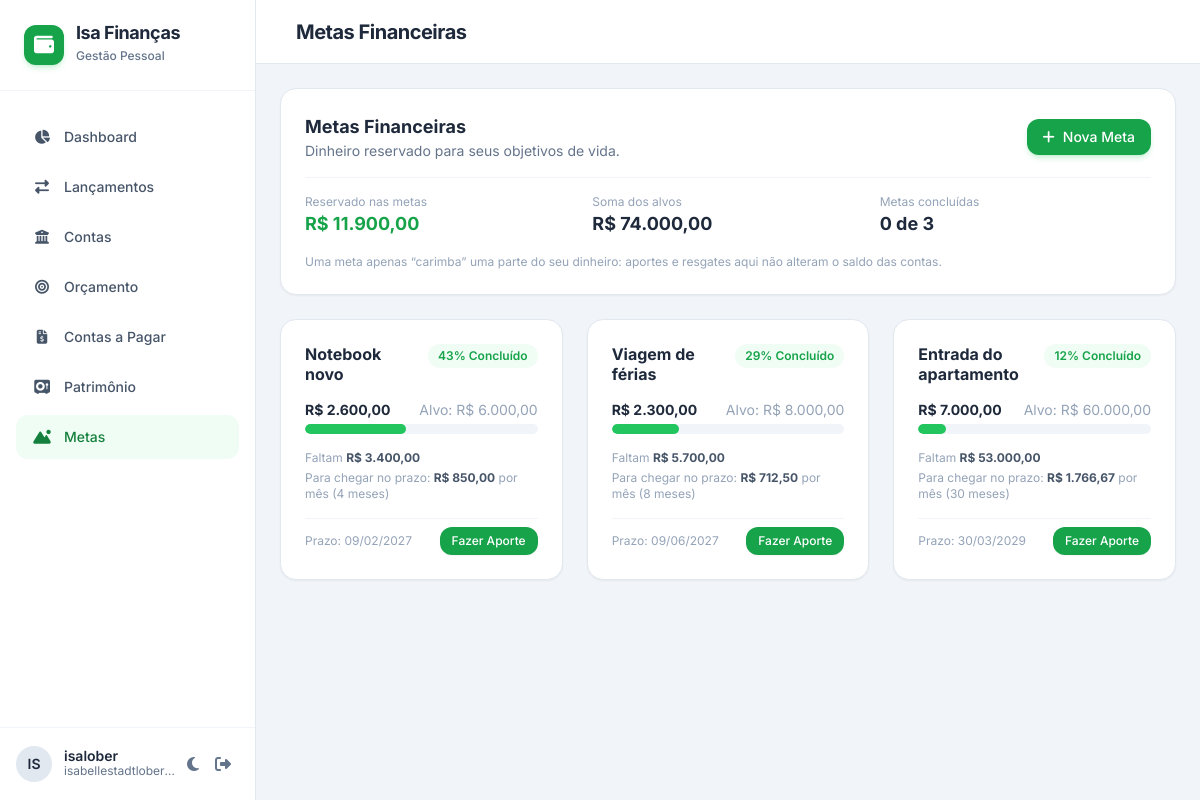
/metas/ (signed in), run on the app's committed database.
### apps/metas/models.py (models this page shows, shortened)
class Meta(models.Model):
    nome = models.CharField(max_length=100)
    valor_alvo = models.DecimalField(max_digits=14, decimal_places=2)
    prazo = models.DateField(null=True, blank=True)
    class Meta:
        ordering = ["prazo", "nome"]

### apps/metas/views.py (the view)
# urls.py: path("", views.lista, name="lista"),
@login_required
def lista(request):
    itens = services.metas_com_resumo()
    return render(request, "metas/lista.html", {"itens": itens, "totais": services.totais(itens)})

### apps/core/templatetags/formatos.py (called while the page is built)
def formatar_brl(valor):
    valor = Decimal(valor or 0)
    sinal = "-" if valor < 0 else ""
    inteiro, frac = f"{abs(valor):,.2f}".split(".")
    return f"{sinal}R$ {inteiro.replace(',', '.')},{frac}"

@register.filter
def brl(valor):
    return formatar_brl(valor)

### apps/metas/services.py (called while the page is built)
def _resumir(meta, reservado, hoje):
    faltam = max(meta.valor_alvo - reservado, ZERO)
    concluida = reservado >= meta.valor_alvo
    pct = float(min(reservado / meta.valor_alvo * 100, 100)) if meta.valor_alvo else 0.0
    item = {
        "meta": meta,
        "reservado": reservado,
        "faltam": faltam,
        "pct": pct,
        "concluida": concluida,
        "atrasada": False,
        "meses": None,
        "sugestao_mensal": None,
    }
    if meta.prazo and not concluida:
        dias = (meta.prazo - hoje).days
        if dias < 0:
            item["atrasada"] = True
        else:
            meses = max(1, ceil(dias / 30))
            item["meses"] = meses
            item["sugestao_mensal"] = faltam / meses
    return item

def metas_com_resumo(hoje=None):
    hoje = hoje or date.today()
    metas = Meta.objects.annotate(
        total_reservado=Coalesce(
            Sum("aportes__valor"), Value(ZERO), output_field=DecimalField(max_digits=14, decimal_places=2)
        )
    )
    itens = [_resumir(m, m.total_reservado, hoje) for m in metas]
    itens.sort(key=lambda i: (i["concluida"], i["meta"].prazo is None, i["meta"].prazo or date.max, i["meta"].nome))
    return itens

def totais(itens):
    return {
        "reservado": sum((i["reservado"] for i in itens), ZERO),
        "alvo": sum((i["meta"].valor_alvo for i in itens), ZERO),
        "concluidas": sum(1 for i in itens if i["concluida"]),
        "total": len(itens),
    }

### templates/metas/lista.html (shortened to what this page needs)
{% extends "base.html" %}
{% load formatos %}
{% block h1 %}Metas Financeiras{% endblock %}
{% block content %}
<div class="space-y-6">
  <div class="bg-white dark:bg-slate-800 p-6 rounded-2xl border border-slate-200 dark:border-slate-700 shadow-sm space-y-4">
    <div class="flex flex-col md:flex-row md:items-center justify-between gap-4">
      <div>
        <h3 class="font-bold text-lg">Metas Financeiras</h3>
        <p class="text-sm text-slate-500 dark:text-slate-400">Dinheiro reservado para seus objetivos de vida.</p>
      </div>
      <a href="{% url 'metas:nova' %}" class="bg-brand-600 hover:bg-brand-700 text-white font-medium px-4 py-2 rounded-xl text-sm transition-colors flex items-center justify-center space-x-2 shadow-md shadow-brand-500/20">
        <i class="fa-solid fa-plus"></i><span>Nova Meta</span>
      </a>
    </div>
    <div class="grid grid-cols-1 sm:grid-cols-3 gap-4 pt-4 border-t border-slate-100 dark:border-slate-700/50">
      <div>
        <span class="text-xs text-slate-400 block">Reservado nas metas</span>
        <span class="font-bold text-lg text-brand-600 dark:text-brand-400">{{ totais.reservado|brl }}</span>
      </div>
      <div>
        <span class="text-xs text-slate-400 block">Soma dos alvos</span>
        <span class="font-bold text-lg">{{ totais.alvo|brl }}</span>
      </div>
      <div>
        <span class="text-xs text-slate-400 block">Metas concluídas</span>
        <span class="font-bold text-lg">{{ totais.concluidas }} de {{ totais.total }}</span>
      </div>
    </div>
    <p class="text-xs text-slate-400">Uma meta apenas “carimba” uma parte do seu dinheiro: aportes e resgates aqui não alteram o saldo das contas.</p>
  </div>
  <div class="grid grid-cols-1 md:grid-cols-2 lg:grid-cols-3 gap-6">
    {% for i in itens %}
    <div class="bg-white dark:bg-slate-800 p-6 rounded-2xl border border-slate-200 dark:border-slate-700 shadow-sm space-y-4 flex flex-col">
      <div class="flex items-start justify-between gap-3">
        <h4 class="font-bold text-base leading-tight"><a href="{% url 'metas:detalhe' i.meta.pk %}" class="hover:underline">{{ i.meta.nome }}</a></h4>
        {% if i.concluida %}<span class="text-xs font-semibold px-2.5 py-1 rounded-full bg-emerald-50 text-emerald-600 shrink-0"><i class="fa-solid fa-check mr-1"></i>Atingida</span>
        {% elif i.atrasada %}<span class="text-xs font-semibold px-2.5 py-1 rounded-full bg-rose-50 text-rose-600 shrink-0">Prazo vencido</span>
        {% else %}<span class="text-xs font-semibold px-2.5 py-1 rounded-full bg-brand-50 text-brand-600 dark:bg-brand-950/40 shrink-0">{{ i.pct|floatformat:0 }}% Concluído</span>{% endif %}
      </div>
      <div>
        <div class="flex justify-between text-sm mb-1">
          <span class="font-bold">{{ i.reservado|brl }}</span>
          <span class="text-slate-400">Alvo: {{ i.meta.valor_alvo|brl }}</span>
        </div>
        <div class="w-full bg-slate-100 dark:bg-slate-700 h-2.5 rounded-full overflow-hidden">
          <div class="h-full rounded-full {% if i.concluida %}bg-emerald-500{% else %}bg-brand-500{% endif %}" style="width: {{ i.pct|floatformat:'1u' }}%;"></div>
        </div>
      </div>
      <div class="text-xs text-slate-400 space-y-1 flex-1">
        {% if i.concluida %}
          <p>Parabéns! Você alcançou o valor alvo.</p>
        {% else %}
          <p>Faltam <strong class="text-slate-600 dark:text-slate-300">{{ i.faltam|brl }}</strong></p>
          {% if i.sugestao_mensal %}<p>Para chegar no prazo: <strong class="text-slate-600 dark:text-slate-300">{{ i.sugestao_mensal|brl }}</strong> por mês ({{ i.meses }} {% if i.meses == 1 %}mês{% else %}meses{% endif %})</p>{% endif %}
        {% endif %}
      </div>
      <div class="flex items-center justify-between pt-2 border-t border-slate-100 dark:border-slate-700/50 text-xs">
        <span class="text-slate-400">{% if i.meta.prazo %}Prazo: {{ i.meta.prazo|date:"d/m/Y" }}{% else %}Sem prazo{% endif %}</span>
        <a href="{% url 'metas:aporte' i.meta.pk %}" class="px-3 py-1.5 bg-brand-600 hover:bg-brand-700 text-white font-medium rounded-xl transition-colors shadow-sm">Fazer Aporte</a>
      </div>
    </div>
    {% empty %}
    <p class="text-sm text-slate-400 col-span-full text-center py-10">Nenhuma meta ainda. Clique em “Nova Meta” para criar a primeira.</p>
    {% endfor %}
  </div>
</div>
{% endblock %}

### templates/base.html (shortened to what this page needs)
<!DOCTYPE html>
<html lang="pt-BR" class="h-full">
<head>
  {% include "partials/head.html" %}
</head>
<body class="h-full bg-slate-100 dark:bg-slate-900 text-slate-800 dark:text-slate-100 transition-colors duration-200 flex flex-col overflow-hidden">
<div class="flex h-full w-full overflow-hidden">
  <aside id="sidebar" class="w-64 bg-white dark:bg-slate-800 border-r border-slate-200 dark:border-slate-700 flex flex-col z-20 transition-transform duration-300 -translate-x-full md:translate-x-0 absolute md:relative h-full">
    <div class="p-6 border-b border-slate-100 dark:border-slate-700/50 flex items-center justify-between">
      <div class="flex items-center space-x-3">
        <div class="w-10 h-10 rounded-xl bg-brand-600 text-white flex items-center justify-center font-bold text-xl shadow-md shadow-brand-500/20">
          <i class="fa-solid fa-wallet"></i>
        </div>
        <div>
          <h1 class="font-bold text-lg tracking-tight leading-none">Isa Finanças</h1>
          <span class="text-xs text-slate-500 dark:text-slate-400 font-medium">Gestão Pessoal</span>
        </div>
      </div>
    </div>
    <nav class="flex-1 px-4 py-6 space-y-1.5 overflow-y-auto custom-scrollbar">
      <a href="{% url 'dashboard' %}"
         class="flex items-center space-x-3 px-4 py-3 rounded-xl text-sm font-medium transition-colors {% if request.resolver_match.url_name == 'dashboard' %}bg-brand-50 text-brand-700 dark:bg-brand-950/40 dark:text-brand-400{% else %}text-slate-600 dark:text-slate-400 hover:bg-slate-50 dark:hover:bg-slate-700/50{% endif %}">
        <i class="fa-solid fa-chart-pie w-5 text-center"></i><span>Dashboard</span>
      </a>
      <a href="{% url 'lancamentos:lista' %}"
         class="flex items-center space-x-3 px-4 py-3 rounded-xl text-sm font-medium transition-colors {% if request.resolver_match.app_name == 'lancamentos' %}bg-brand-50 text-brand-700 dark:bg-brand-950/40 dark:text-brand-400{% else %}text-slate-600 dark:text-slate-400 hover:bg-slate-50 dark:hover:bg-slate-700/50{% endif %}">
        <i class="fa-solid fa-right-left w-5 text-center"></i><span>Lançamentos</span>
      </a>
      <a href="{% url 'contas:lista' %}"
         class="flex items-center space-x-3 px-4 py-3 rounded-xl text-sm font-medium transition-colors {% if request.resolver_match.app_name == 'contas' %}bg-brand-50 text-brand-700 dark:bg-brand-950/40 dark:text-brand-400{% else %}text-slate-600 dark:text-slate-400 hover:bg-slate-50 dark:hover:bg-slate-700/50{% endif %}">
        <i class="fa-solid fa-building-columns w-5 text-center"></i><span>Contas</span>
      </a>
      <a href="{% url 'orcamento:lista' %}"
         class="flex items-center space-x-3 px-4 py-3 rounded-xl text-sm font-medium transition-colors {% if request.resolver_match.app_name == 'orcamento' %}bg-brand-50 text-brand-700 dark:bg-brand-950/40 dark:text-brand-400{% else %}text-slate-600 dark:text-slate-400 hover:bg-slate-50 dark:hover:bg-slate-700/50{% endif %}">
        <i class="fa-solid fa-bullseye w-5 text-center"></i><span>Orçamento</span>
      </a>
      <a href="{% url 'pagar:lista' %}"
         class="flex items-center space-x-3 px-4 py-3 rounded-xl text-sm font-medium transition-colors {% if request.resolver_match.app_name == 'pagar' %}bg-brand-50 text-brand-700 dark:bg-brand-950/40 dark:text-brand-400{% else %}text-slate-600 dark:text-slate-400 hover:bg-slate-50 dark:hover:bg-slate-700/50{% endif %}">
        <i class="fa-solid fa-file-invoice-dollar w-5 text-center"></i><span>Contas a Pagar</span>
      </a>
      <a href="{% url 'patrimonio:index' %}"
         class="flex items-center space-x-3 px-4 py-3 rounded-xl text-sm font-medium transition-colors {% if request.resolver_match.app_name == 'patrimonio' %}bg-brand-50 text-brand-700 dark:bg-brand-950/40 dark:text-brand-400{% else %}text-slate-600 dark:text-slate-400 hover:bg-slate-50 dark:hover:bg-slate-700/50{% endif %}">
        <i class="fa-solid fa-vault w-5 text-center"></i><span>Patrimônio</span>
      </a>
      <a href="{% url 'metas:lista' %}"
         class="flex items-center space-x-3 px-4 py-3 rounded-xl text-sm font-medium transition-colors {% if request.resolver_match.app_name == 'metas' %}bg-brand-50 text-brand-700 dark:bg-brand-950/40 dark:text-brand-400{% else %}text-slate-600 dark:text-slate-400 hover:bg-slate-50 dark:hover:bg-slate-700/50{% endif %}">
        <i class="fa-solid fa-mountain-sun w-5 text-center"></i><span>Metas</span>
      </a>
    </nav>
    <div class="p-4 border-t border-slate-100 dark:border-slate-700/50 flex items-center justify-between">
      <div class="flex items-center space-x-3 min-w-0">
        <div class="w-9 h-9 shrink-0 rounded-full bg-slate-200 dark:bg-slate-700 flex items-center justify-center font-semibold text-sm">
          {{ request.user.username|slice:":2"|upper }}
        </div>
        <div class="min-w-0">
          <p class="text-sm font-semibold leading-none truncate">{{ request.user.get_full_name|default:request.user.username }}</p>
          <span class="text-xs text-slate-500 dark:text-slate-400 block truncate">{{ request.user.email|default:"sem e-mail" }}</span>
        </div>
      </div>
      <div class="flex items-center">
        <button onclick="toggleDarkMode()" class="p-2 rounded-lg text-slate-500 hover:bg-slate-100 dark:hover:bg-slate-700 transition-colors" title="Alternar tema">
          <i id="theme-icon" class="fa-solid fa-moon"></i>
        </button>
        <form method="post" action="{% url 'logout' %}">
          <button type="submit" class="p-2 rounded-lg text-slate-500 hover:bg-slate-100 dark:hover:bg-slate-700 transition-colors" title="Sair">
            <i class="fa-solid fa-right-from-bracket"></i>
          </button>
        </form>
      </div>
    </div>
  </aside>
  <main class="flex-1 flex flex-col h-full overflow-hidden relative">
    <header class="bg-white dark:bg-slate-800 border-b border-slate-200 dark:border-slate-700 h-16 px-6 flex items-center justify-between shrink-0 z-10">
      <div class="flex items-center space-x-4">
        <h2 class="text-xl font-bold tracking-tight">{% block h1 %}{% endblock %}</h2>
      </div>
    </header>
    <div class="flex-1 overflow-y-auto custom-scrollbar p-6 bg-slate-100 dark:bg-slate-900">
      {% block content %}{% endblock %}
    </div>
  </main>
</div>
</body>
</html>

### templates/partials/head.html (style rules this page uses)
body { font-family: 'Inter', sans-serif; }

### data on the page
Meta: meta.nome "Notebook novo", pct "43", reservado|brl "R$ 2.600,00", meta.valor_alvo|brl "R$ 6.000,00", {{ i.pct|floatformat:'1u' }} 43.3 (drawn), faltam|brl "R$ 3.400,00", sugestao_mensal|brl "R$ 850,00", meses "4", meta.prazo "09/02/2027"
Meta: meta.nome "Viagem de férias", pct "29", reservado|brl "R$ 2.300,00", meta.valor_alvo|brl "R$ 8.000,00", {{ i.pct|floatformat:'1u' }} 28.8 (drawn), faltam|brl "R$ 5.700,00", sugestao_mensal|brl "R$ 712,50", meses "8", meta.prazo "09/06/2027"
Meta: meta.nome "Entrada do apartamento", pct "12", reservado|brl "R$ 7.000,00", meta.valor_alvo|brl "R$ 60.000,00", {{ i.pct|floatformat:'1u' }} 11.7 (drawn), faltam|brl "R$ 53.000,00", sugestao_mensal|brl "R$ 1.766,67", meses "30", meta.prazo "30/03/2029"

### other printed values
{{ request.user.username|slice:":2"|upper }} "IS"
{{ request.user.get_full_name|default:request.user.username }} "isalober"
{{ request.user.email|default:"sem e-mail" }} "isabellestadtlober…"
{{ totais.reservado|brl }} "R$ 11.900,00"
{{ totais.alvo|brl }} "R$ 74.000,00"
{{ totais.concluidas }} "0"
{{ totais.total }} "3"
